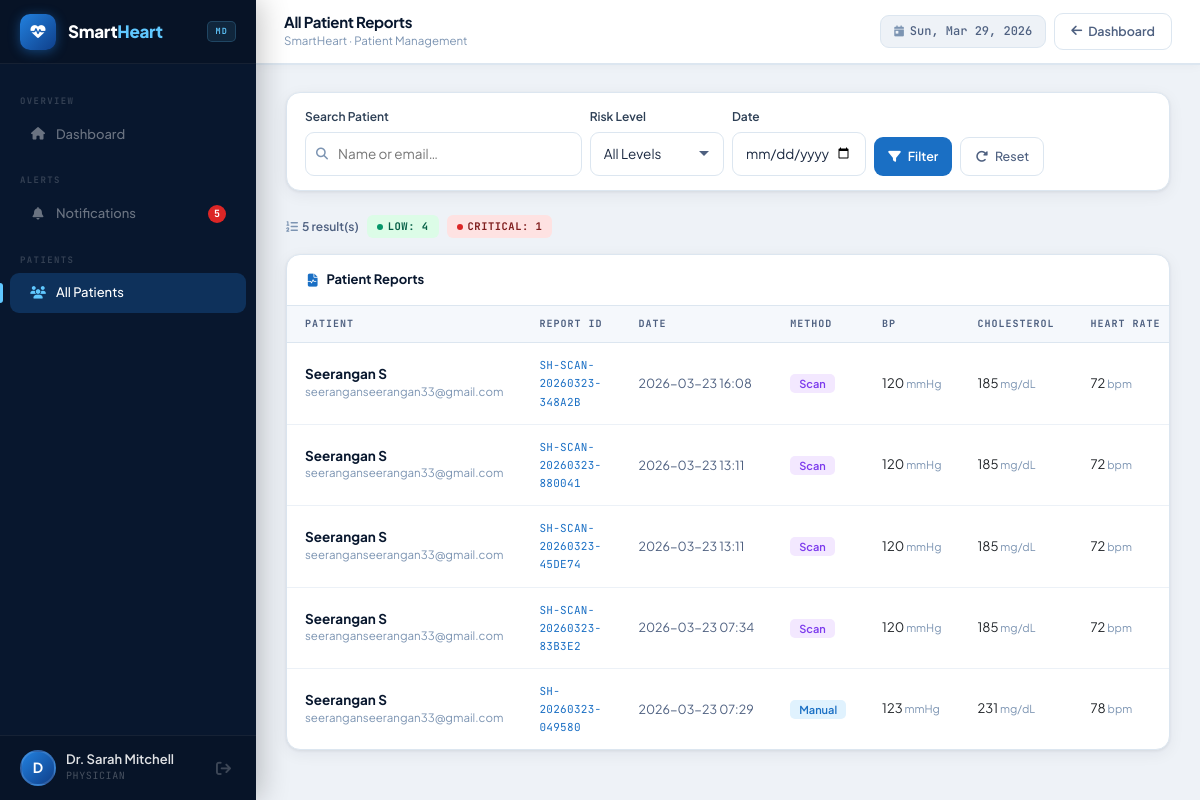
Page /doctor/patients (signed in) on the committed database.
### tables this page shows
CREATE TABLE reports (
            id INTEGER PRIMARY KEY AUTOINCREMENT,
            user_id INTEGER NOT NULL,
            ref_id TEXT UNIQUE NOT NULL,
            age INTEGER,
            gender TEXT,
            bp INTEGER,
            cholesterol INTEGER,
            heart_rate INTEGER,
            sugar INTEGER,
            chest_pain INTEGER,
            risk_score REAL,
            severity TEXT,
            doctor_remarks TEXT,
            input_method TEXT DEFAULT 'manual',
            scan_filename TEXT,
            created_at TIMESTAMP DEFAULT CURRENT_TIMESTAMP,
            FOREIGN KEY (user_id) REFERENCES users(id)
        );

CREATE TABLE users (
            id INTEGER PRIMARY KEY AUTOINCREMENT,
            name TEXT NOT NULL,
            email TEXT UNIQUE NOT NULL,
            password TEXT NOT NULL,
            role TEXT NOT NULL CHECK(role IN ('doctor','patient')),
            phone TEXT,
            dob TEXT,
            gender TEXT,
            created_at TIMESTAMP DEFAULT CURRENT_TIMESTAMP
        );

### controllers/doctor_controller.py (the view)
@doctor_bp.route('/patients')
@doctor_required
def patients():
    risk_filter = request.args.get('risk', 'all')
    date_filter = request.args.get('date', '')
    search = request.args.get('search', '').strip()
    reports = get_all_reports(
        risk_filter=risk_filter if risk_filter != 'all' else None,
        date_filter=date_filter if date_filter else None,
        search=search if search else None
    )
    unread_notif = get_unread_notification_count(session['user_id'])
    return render_template('doctor_patients.html',
                           reports=reports, risk_filter=risk_filter,
                           date_filter=date_filter, search=search,
                           unread_notif=unread_notif)

### controllers/doctor_controller.py (called while the page is built)
def doctor_required(f):
    from functools import wraps
    @wraps(f)
    def decorated(*args, **kwargs):
        if 'user_id' not in session or session.get('user_role') != 'doctor':
            flash('Doctor access required.', 'warning')
            return redirect(url_for('auth.select_role'))
        return f(*args, **kwargs)
    return decorated

### models/database.py (called while the page is built)
def get_db():
    conn = sqlite3.connect(DB_PATH)
    conn.row_factory = sqlite3.Row
    conn.execute("PRAGMA foreign_keys = ON")
    return conn

def get_all_reports(risk_filter=None, date_filter=None, search=None):
    conn = get_db()
    query = '''
        SELECT r.*, u.name as patient_name, u.email as patient_email
        FROM reports r
        JOIN users u ON r.user_id = u.id
        WHERE u.role = 'patient'
    '''
    params = []
    if risk_filter and risk_filter != 'all':
        query += ' AND r.severity = ?'
        params.append(risk_filter)
    if date_filter:
        query += ' AND DATE(r.created_at) = ?'
        params.append(date_filter)
    if search:
        query += ' AND (u.name LIKE ? OR u.email LIKE ?)'
        params.extend([f'%{search}%', f'%{search}%'])
    query += ' ORDER BY r.created_at DESC'
    reports = conn.execute(query, params).fetchall()
    conn.close()
    return reports

def get_unread_notification_count(doctor_id):
    conn = get_db()
    count = conn.execute(
        'SELECT COUNT(*) FROM notifications WHERE doctor_id = ? AND is_read = 0', (doctor_id,)
    ).fetchone()[0]
    conn.close()
    return count

### templates/doctor_patients.html (shortened to what this page needs)
{% set active = 'patients' %}
{% extends "base.html" %}
{% block body %}
{% include '_sidebar.html' %}
<header class="topbar">
  <div class="tb-left">
    <div class="tb-title">All Patient Reports</div>
    <div class="tb-sub">SmartHeart &middot; Patient Management</div>
  </div>
  <div class="tb-right">
    <div class="tb-chip"><i class="fas fa-calendar-day"></i><span class="live-date"></span></div>
    <a href="/doctor/dashboard" class="btn-g"><i class="fas fa-arrow-left"></i><span class="hide-xs"> Dashboard</span></a>
  </div>
</header>
<main class="pw pe">
  <div class="card mb-4">
    <div class="cb" style="padding:14px 18px!important;">
      <form method="GET" action="/doctor/patients">
        <div class="row g-2 align-items-end">
          <div class="col-12 col-md-5 col-lg-4">
            <label class="fl">Search Patient</label>
            <div style="position:relative;">
              <input type="text" name="search" value="{{ search }}" class="fi" placeholder="Name or email…" style="padding-left:32px;">
            </div>
          </div>
          <div class="col-6 col-md-3 col-lg-2">
            <label class="fl">Risk Level</label>
            <select name="risk" class="fi">
              <option value="all" {% if risk_filter=='all' %}selected{% endif %}>All Levels</option>
            </select>
          </div>
          <div class="col-6 col-md-3 col-lg-2">
            <label class="fl">Date</label>
            <input type="date" name="date" value="{{ date_filter }}" class="fi">
          </div>
          <div class="col-12 col-md-1 col-lg-4 d-flex gap-2">
            <button type="submit" class="bp bsm"><i class="fas fa-filter"></i><span class="hide-xs"> Filter</span></button>
            <a href="/doctor/patients" class="bo bsm"><i class="fas fa-rotate-right"></i><span class="hide-xs"> Reset</span></a>
          </div>
        </div>
      </form>
    </div>
  </div>
  {% if reports %}
  <div style="display:flex;gap:8px;flex-wrap:wrap;margin-bottom:16px;">
    <span style="font-size:12px;color:var(--slate);font-weight:600;display:flex;align-items:center;gap:4px;">
      <i class="fas fa-list-ol" style="color:var(--muted);"></i> {{ reports|length }} result(s)
    </span>
    {% for sev in ['Low','Moderate','High','Critical'] %}
    {% set cnt = reports|selectattr('severity','equalto',sev)|list|length %}
    {% if cnt > 0 %}
    <span class="rp rp-{{ sev }}" style="font-size:10.5px;"><span class="dot"></span>{{ sev }}: {{ cnt }}</span>
    {% endif %}
    {% endfor %}
  </div>
  {% endif %}
  <div class="card">
    <div class="ch"><i class="fas fa-file-medical-alt" style="color:var(--blue);"></i> Patient Reports</div>
    <div class="cb p0">
      <div class="tw">
        <table class="tbl">
          <thead>
            <tr>
              <th>Patient</th>
              <th>Report ID</th>
              <th>Date</th>
              <th>Method</th>
              <th>BP</th>
              <th>Cholesterol</th>
              <th>Heart Rate</th>
            </tr>
          </thead>
          <tbody>
            {% for r in reports %}
            <tr>
              <td>
                <div style="font-weight:700;color:var(--navy);font-size:13.5px;line-height:1.3;">{{ r.patient_name }}</div>
                <div style="font-size:11.5px;color:var(--muted);">{{ r.patient_email }}</div>
              </td>
              <td class="mono">{{ r.ref_id }}</td>
              <td style="color:var(--slate);font-size:12.5px;white-space:nowrap;">{{ r.created_at[:16] }}</td>
              <td>
                <span style="font-size:11px;padding:3px 9px;border-radius:5px;font-weight:600;
                  background:{% if r.input_method=='scan' %}#f3e8ff{% else %}var(--sky){% endif %};
                  color:{% if r.input_method=='scan' %}#7c3aed{% else %}var(--blue){% endif %};">
                  {{ r.input_method|title }}
                </span>
              </td>
              <td style="font-size:13px;white-space:nowrap;">{{ r.bp }}<span style="color:var(--muted);font-size:11px;"> mmHg</span></td>
              <td style="font-size:13px;white-space:nowrap;">{{ r.cholesterol }}<span style="color:var(--muted);font-size:11px;"> mg/dL</span></td>
              <td style="font-size:13px;white-space:nowrap;">{{ r.heart_rate }}<span style="color:var(--muted);font-size:11px;"> bpm</span></td>
            </tr>
            {% endfor %}
          </tbody>
        </table>
      </div>
    </div>
  </div>
</main>
{% endblock %}

### rows in the picture
reports: severity "LOW", id "4", patient_name "Seerangan S", patient_email "seeranganseerangan33@gmail.com", ref_id "SH-SCAN-20260323-880041", created_at "2026-03-23 13:11", input_method "Scan", bp "120", cholesterol "185", heart_rate "72"
reports: severity "CRITICAL", cnt "1", patient_name "Seerangan S", patient_email "seeranganseerangan33@gmail.com", ref_id "SH-20260323-049580", created_at "2026-03-23 07:29", input_method "Manual", bp "123", cholesterol "231", heart_rate "78"
reports: patient_name "Seerangan S", patient_email "seeranganseerangan33@gmail.com", ref_id "SH-SCAN-20260323-348A2B", created_at "2026-03-23 16:08", input_method "Scan", bp "120", cholesterol "185", heart_rate "72"
reports: patient_name "Seerangan S", patient_email "seeranganseerangan33@gmail.com", ref_id "SH-SCAN-20260323-45DE74", created_at "2026-03-23 13:11", input_method "Scan", bp "120", cholesterol "185", heart_rate "72"
reports: patient_name "Seerangan S", patient_email "seeranganseerangan33@gmail.com", ref_id "SH-SCAN-20260323-83B3E2", created_at "2026-03-23 07:34", input_method "Scan", bp "120", cholesterol "185", heart_rate "72"

### other values in the picture
{{ unread_notif }} "5"
{{ session.user_name[0]|upper }} "D"
{{ session.user_name|truncate(18,true,'') }} "Dr. Sarah Mitchell"
{{ reports|length }} "5"
